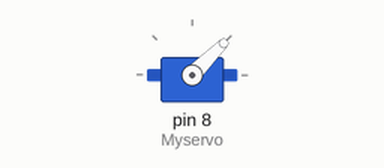
The sketch below on a simulated Arduino Uno, built with avr-gcc and run on an emulated ATmega328P. Shown: servo.

Above: at 0.1 s.
Timing chart, 0 to 40.0 s (numbered marks = the images above):
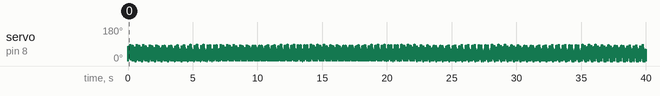

The sketch:

sketch_servo.ino
```cpp
#include<Servo.h>
Servo Myservo;
int pos;
void setup()
{
Myservo.attach(8);

}


void loop()
{
for(pos=0;pos<=90;pos++){
Myservo.write(pos);
delay(0.5);
}
 delay(0.5);
 for(pos=90;pos>=0;pos--){
Myservo.write(pos);
delay(0.5);
}
 delay(0.5);
}
```
